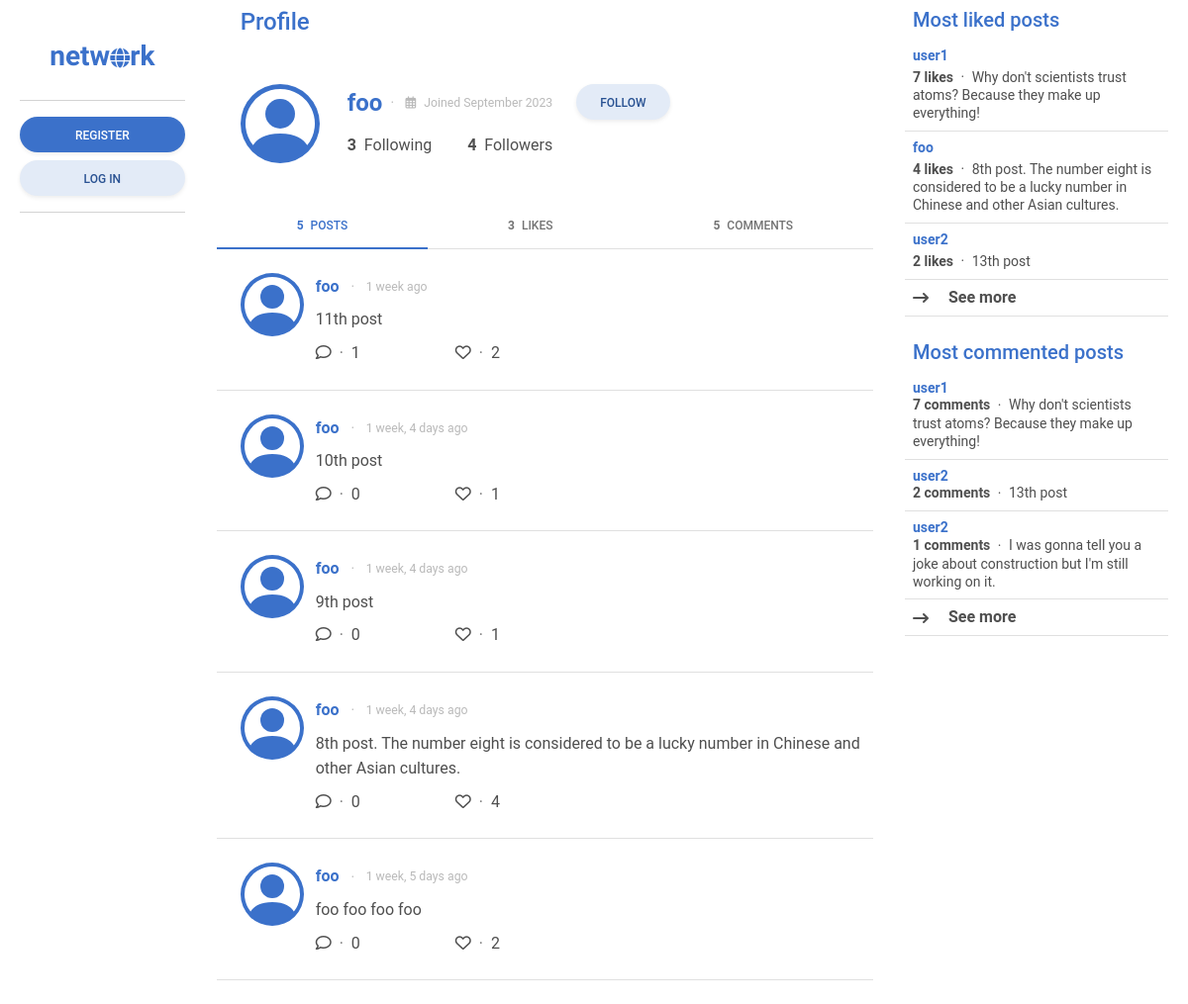
/profile/foo, run on the app's committed database.
### network/models.py (models this page shows, shortened)
class User(AbstractUser):
    pass
    date_joined = models.DateTimeField(auto_now_add=True)
    following = models.ManyToManyField("self", blank=True, related_name="followers", symmetrical=False)
    def most_followed_users():
        users = User.objects.annotate(follower_count=Count('followers'))
        return users.order_by('-follower_count')

class Post(models.Model):
    content = models.CharField(max_length=255)
    poster = models.ForeignKey(User, on_delete=models.CASCADE, related_name="posts")
    likers = models.ManyToManyField(User, blank=True, related_name="likes")
    date_posted = models.DateTimeField(auto_now_add=True)
    edited = models.BooleanField(default=False)
    def most_liked_posts():
        posts = Post.objects.annotate(likes_count=Count('likers'))
        return posts.order_by('-likes_count')
    def most_commented_posts():
        posts = Post.objects.annotate(comment_count=Count('comments'))
        return posts.order_by('-comment_count')
    class Meta:
        ordering = ["-date_posted"]

### network/views.py (the view)
# urls.py: path("profile/<str:user>", views.profile, name="profile"),
def profile(request, user):
    most_followed_users = User.most_followed_users()
    most_liked_posts = Post.most_liked_posts()
    most_commented_posts = Post.most_commented_posts()
    profile = User.objects.get(username=user)
    profile_posts = Post.objects.filter(poster=profile)
    profile_likes = Post.objects.filter(likers=profile)
    profile_comments = Comment.objects.filter(commenter=profile)
    if request.user.is_authenticated and profile in request.user.following.all():
        is_followed = True
    else:
        is_followed = False
    return render(request, "network/profile.html", {
        "most_followed_users": most_followed_users,
        "most_liked_posts": most_liked_posts,
        "most_commented_posts": most_commented_posts,
        "profile": profile,
        "posts": profile_posts,
        "liked_posts": profile_likes,
        "comments": profile_comments,
        "is_followed": is_followed
    })

### network/templates/network/profile.html (shortened to what this page needs)
{% extends "network/layout.html" %}
{% block sidebar_left %}
    {% include "network/sidebar_left.html" %}
{% endblock %}
{% block main %}
    <div>
    {% include "network/profile_info.html" with profile=profile headline="Profile" %}
    </div>
    <div class="sticky-top">
        <ul class="nav nav-tabs nav-fill border-bottom" id="ex1" role="tablist">
            <li class="nav-item transparan" role="presentation">
                <a class="nav-link active" id="posts_tab" data-mdb-toggle="tab" href="#all_posts" role="tab"
                    aria-controls="ex2-tabs-1" aria-selected="true">
                    <span class="me-1 fw-bold">
                        {% if profile.posts.count %}
                        {{ profile.posts.count }}
                        {% else %}
                        0
                        {% endif %}
                    </span>
                    Posts
                </a>
            </li>
            <li class="nav-item transparan" role="presentation">
                <a class="nav-link" id="likes_tab" data-mdb-toggle="tab" href="#all_likes" role="tab"
                    aria-controls="ex2-tabs-2" aria-selected="false">
                    <span class="me-1 fw-bold">
                        {% if profile.likes.count %}
                        {{ profile.likes.count }}
                        {% else %}
                        0
                        {% endif %}
                    </span>
                    Likes
                </a>
            </li>
            <li class="nav-item transparan" role="presentation">
                <a class="nav-link" id="comments_tab" data-mdb-toggle="tab" href="#all_comments" role="tab" aria-controls="ex2-tabs-2"
                    aria-selected="false">
                    <span class="me-1 fw-bold">
                        {% if profile.commenter.count %}
                        {{ profile.commenter.count }}
                        {% else %}
                        0
                        {% endif %}
                    </span>
                    Comments
                </a>
            </li>
        </ul>
    </div>
    <div class="tab-content" id="ex2-content">
        <div class="tab-pane fade show active mb-4" id="all_posts" role="tabpanel" aria-labelledby="posts_tab">
            {% include "network/posts.html" with posts=posts %}
        </div>
    </div>
{% endblock %}
{% block sidebar_right %}
    {% include "network/sidebar_right.html" %}
{% endblock %}

### network/templates/network/profile_info.html (shortened to what this page needs)
{% if headline %}
<div class="h4 mb-0 pb-4 pt-2 px-4 sticky-top transparan text-primary">
    {{ headline }}
</div>
{% endif %}
<div class="container p-0">
    <div class="row p-4">
        <a href="{% url 'profile' user=profile.username %}" class="col-auto mb-3">
        </a>
        <div class="col-auto align-self-center px-2 mb-3">
            <div class="px-2 d-flex justify-content-between align-items-center mb-3">
                <div class="d-flex justify-content-start">
                    <a href="{% url 'profile' user=profile.username %}" class="h4 m-0 fw-bold text-decoration-none align-middle">
                        {{ profile.username }}
                    </a>
                    <span class="small text-muted opacity-50 align-self-center">
                        <span class="align-middle mx-2">&#183;</span>
                        <span class="align-middle small"><i class="fa-regular fa-calendar-days me-2"></i>Joined {{profile.date_joined.date|date:"F Y"}}</span>
                    </span>
                </div>
            </div>
            <div class="px-2 d-flex justify-content-between align-items-center">
                <div role="button" data-mdb-toggle="modal" data-mdb-target="#following_{{ profile.id }}">
                    <span class="fw-bold me-2">{{ profile.following.count }}</span>Following
                </div>
                <div role="button" data-mdb-toggle="modal" data-mdb-target="#followers_{{ profile.id }}">
                    <span class="fw-bold me-2">{{ profile.followers.count }}</span>Followers
                </div>
            </div>
        </div>
        <div class="col-auto align-self-top px-2 mb-3">
            <div>
                {% if not user.is_authenticated %}
                <button class="btn btn-secondary btn-rounded shadow-sm" role="button" data-mdb-toggle="modal"
                    data-mdb-target="#follow">
                    Follow
                </button>
                {% endif %}
            </div>
        </div>
    </div>
</div>

### network/templates/network/posts.html (shortened to what this page needs)
{% load humanize %}
{% if not posts %}
<div class="container p-0">
    <h5 class="text-center p-3">No posts yet.</h5>
</div>
{% else %}
{% for post in posts %}
<div class="container p-4 border-bottom post">
    <div class="row">
        <a href="{% url 'profile' user=post.poster.username %}" class="col-auto">
        </a>
        <div class="col p-0">
            <div class="d-flex justify-content-between align-items-center">
                <div>
                    <a href="{% url 'profile' user=post.poster.username %}" class="fw-bold text-decoration-none align-middle">
                        {{ post.poster.username }}
                    </a>
                    <span class="small text-muted opacity-50 align-middle">
                        <span class="mx-2 align-middle">&#183;</span>
                        <span class="small align-middle">{{ post.date_posted|naturaltime }}</span>
                    </span>
                </div>
            </div>
            <div class="my-2">{{ post.content }}</div>
            <div class="d-flex justify-content-start align-items-center">
                <span class="pe-5">
                    <i class="fa-regular fa-comment" role="button" data-mdb-toggle="modal"
                        data-mdb-target="#comment_modal_{{ post.id }}"></i>
                    <span class="mx-1 text-muted">&#183;</span>
                    <span role="button" data-mdb-toggle="modal" data-mdb-target="#comment_list_modal_{{ post.id }}">
                        {% if post.comments.count %}
                        {{ post.comments.count }}
                        {% else %}
                        0
                        {% endif %}
                    </span>
                </span>
                <span class="px-5">
                    <i {% if user.is_authenticated and user in post.likers.all %} class="fa-solid fa-heart" {% elif
                        user.is_authenticated %} class="fa-regular fa-heart" {% else %} class="fa-regular fa-heart"
                        role="button" data-mdb-toggle="modal" data-mdb-target="#like_post_{{ post.id }}" {% endif %}>
                    </i>
                    <span class="mx-1 text-muted">&#183;</span>
                    <span role="button" data-mdb-toggle="modal" data-mdb-target="#likers_modal_{{ post.id }}">
                        {% if post.likers.count %}
                        {{ post.likers.count }}
                        {% else %}
                        0
                        {% endif %}
                    </span>
                </span>
            </div>
        </div>
    </div>
</div>
{% endfor %}
{% endif %}

### network/templates/network/sidebar_right.html (shortened to what this page needs)
<div class="mb-4 lh-sm">
    <div class="h5 px-2 text-primary sticky-top transparan">Most liked posts</div>
    <div class="list-group list-group-light list-group-small">
        {% for post in most_liked_posts|slice:":3" %}
        <div class="post p-2 border-bottom small">
            <a href="{% url 'post' id=post.id %}" class="text-body text-decoration-none align-middle">
                <div class="text-primary fw-bold mb-1">{{ post.poster.username }}</div>
                <span class="fw-bold">{{ post.likers.count }} likes</span>
                <span class="mx-1 align-middle">&#183;</span>
                <span>{{post.content}}</span>
            </a>
        </div>
        {% endfor %}
        <div class="fw-bold post p-2 border-bottom" role="button" data-mdb-toggle="modal" data-mdb-target="#most_liked_posts">
            <i class="align-middle me-3 fa-solid fa-arrow-right-long"></i>
            See more
        </div>
    </div>
</div>
<div class="lh-sm">
    <div class="h5 px-2 text-primary">Most commented posts</div>
    <div class="list-group list-group-light list-group-small">
        {% for post in most_commented_posts|slice:":3" %}
        <div class="post p-2 border-bottom small">
            <a href="{% url 'post' id=post.id %}" class="text-body text-decoration-none align-middle">
                <div class="text-primary fw-bold">{{ post.poster.username }}</div>
                <span class="fw-bold">{{ post.comments.count }} comments</span>
                <span class="mx-1 align-middle">&#183;</span>
                {{ post.content }}
            </a>
        </div>
        {% endfor %}
        <div class="fw-bold post p-2 border-bottom" role="button" data-mdb-toggle="modal" data-mdb-target="#most_commented_posts">
            <i class="align-middle me-3 fa-solid fa-arrow-right-long"></i>
            See more
        </div>
    </div>
</div>

### network/static/network/styles.css (style rules this page uses)
.transparan { background: rgba(255, 255, 255, 0.75); backdrop-filter: blur(2px); }

### data on the page
User: username "foo", date_joined "September 2023", following.count "3", followers.count "4", posts.count "5", likes.count "3", commenter.count "5"
Post: poster.username "foo", date_posted "1 week ago", content "11th post", comments.count "1", likers.count "2"
Post: poster.username "foo", date_posted "1 week, 4 days ago", content "10th post", likers.count "1"
Post: poster.username "foo", date_posted "1 week, 4 days ago", content "9th post", shows "0", likers.count "1"
Post: poster.username "foo", date_posted "1 week, 4 days ago", content "8th post. The number eight is considered to be a lucky number in Chinese and other Asian cultures.", shows "0", likers.count "4"
Post: poster.username "foo", date_posted "1 week, 5 days ago", content "foo foo foo foo", shows "0", likers.count "2"
Post: poster.username "user1", likers.count "7", content "Why don't scientists trust atoms? Because they make up everything!", comments.count "7"
Post: poster.username "user2", likers.count "2", content "13th post", comments.count "2"
Post: poster.username "user2", comments.count "1", content "I was gonna tell you a joke about construction but I'm still working on it."

### other printed values
{{ headline }} "Profile"
